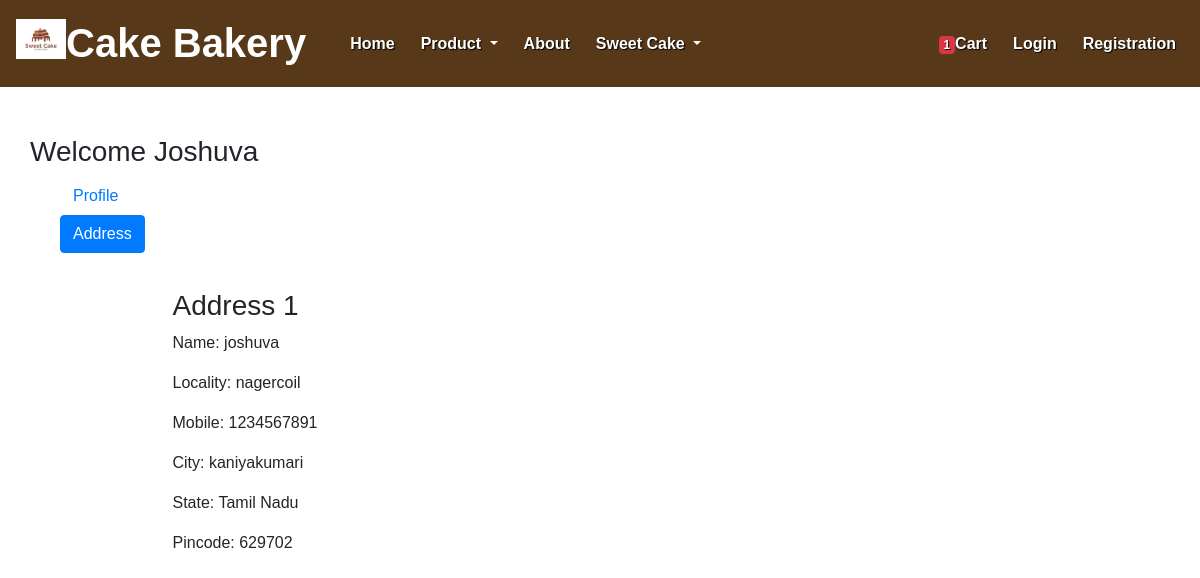
The page /address/ (signed in) on the database its author committed.
### app/models.py (models this page shows, shortened)
class Customer(models.Model):
    user = models.ForeignKey(User,on_delete=models.CASCADE)
    name = models.CharField(max_length=200)
    locality= models.CharField(max_length=200)
    city = models.CharField( max_length=50)
    mobile = models.IntegerField(default=0)
    zipcode = models.IntegerField()
    state = models.CharField(choices=STATE_CHOICES,max_length=100)

### app/views.py (the view)
# urls.py: path('address/',views.address, name='address'),
@login_required
def address(request):
    add = Customer.objects.filter(user=request.user)
    totalitem = 0
    if request.user.is_authenticated:
        totalitem = len(Cart.objects.filter(user=request.user))
    return render(request,"address.html",locals())

### templates/address.html (shortened to what this page needs)
{% extends 'base.html' %}
{% load static %}
{% block main_content %}
<div class="container my-5">
    <div class="row">
     <h3>Welcome <span class="text-capitalize">{{request.user}}</span></h3>
    </div>
        <div class="col-sm-2 border-end">
            <ul class="list-unstyled">
                <li class="d-grid"><a href="{% url 'profile' %}" class="btn ">Profile</a></li>
                <li class="d-grid"><a href="{% url 'address' %}" class="btn btn-primary">Address</a></li>
            </ul>
        </div>
        <div class="col-sm-8 offset-sm-1">
            <div class="row">
                {% for ad in add %}
                <div class="col-sm-6">
                    <div class="card-body">
                        <h3>Address {{forloop.counter}}</h3>
                        <p>Name: {{ad.name}}</p>
                        <p>Locality: {{ad.locality}}</p>
                        <p>Mobile: {{ad.mobile}}</p>
                        <p>City: {{ad.city}}</p>
                        <p>State: {{ad.state}}</p>
                        <p>Pincode: {{ad.zipcode}}</p>
                    </div>
                </div>
                {% endfor %}
            </div>
        </div>
 {% endblock main_content %}

### static/css/file.css (style rules this page uses)
* { margin: 0%;padding: 0%; box-sizing: border-box; font-family:'Quicksand', sans-serif;; }
html { scroll-behavior: smooth; }

### rows shown on the page
Customer: name "joshuva", locality "nagercoil", mobile "1234567891", city "kaniyakumari", state "Tamil Nadu", zipcode "629702"

### other values the page prints
{{ totalitem }} "1"
{{ request.user }} "Joshuva"
